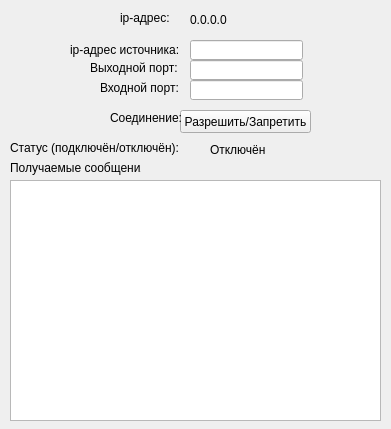
<?xml version="1.0" encoding="UTF-8"?>
<ui version="4.0">
 <class>ClientForm</class>
 <widget class="QWidget" name="ClientForm">
  <property name="geometry">
   <rect>
    <x>0</x>
    <y>0</y>
    <width>391</width>
    <height>429</height>
   </rect>
  </property>
  <property name="windowTitle">
   <string>Form</string>
  </property>
  <widget class="QLabel" name="label">
   <property name="geometry">
    <rect>
     <x>10</x>
     <y>160</y>
     <width>131</width>
     <height>16</height>
    </rect>
   </property>
   <property name="text">
    <string>Получаемые сообщения:</string>
   </property>
  </widget>
  <widget class="QLabel" name="label_2">
   <property name="geometry">
    <rect>
     <x>10</x>
     <y>140</y>
     <width>171</width>
     <height>16</height>
    </rect>
   </property>
   <property name="text">
    <string>Статус (подключён/отключён):</string>
   </property>
  </widget>
  <widget class="QLabel" name="label_3">
   <property name="geometry">
    <rect>
     <x>210</x>
     <y>140</y>
     <width>171</width>
     <height>20</height>
    </rect>
   </property>
   <property name="text">
    <string>Отключён</string>
   </property>
  </widget>
  <widget class="QLabel" name="label_4">
   <property name="geometry">
    <rect>
     <x>70</x>
     <y>40</y>
     <width>111</width>
     <height>20</height>
    </rect>
   </property>
   <property name="text">
    <string>ip-адрес источника:</string>
   </property>
  </widget>
  <widget class="QLabel" name="label_9">
   <property name="geometry">
    <rect>
     <x>100</x>
     <y>80</y>
     <width>81</width>
     <height>16</height>
    </rect>
   </property>
   <property name="text">
    <string>Входной порт:</string>
   </property>
  </widget>
  <widget class="QLabel" name="label_10">
   <property name="geometry">
    <rect>
     <x>90</x>
     <y>60</y>
     <width>91</width>
     <height>16</height>
    </rect>
   </property>
   <property name="text">
    <string>Выходной порт:</string>
   </property>
  </widget>
  <widget class="QPushButton" name="pushButton">
   <property name="geometry">
    <rect>
     <x>180</x>
     <y>110</y>
     <width>131</width>
     <height>23</height>
    </rect>
   </property>
   <property name="text">
    <string>Разрешить/Запретить</string>
   </property>
  </widget>
  <widget class="QLabel" name="label_7">
   <property name="geometry">
    <rect>
     <x>110</x>
     <y>110</y>
     <width>71</width>
     <height>16</height>
    </rect>
   </property>
   <property name="text">
    <string>Соединение:</string>
   </property>
  </widget>
  <widget class="QLineEdit" name="outputPort">
   <property name="geometry">
    <rect>
     <x>190</x>
     <y>60</y>
     <width>113</width>
     <height>20</height>
    </rect>
   </property>
  </widget>
  <widget class="QLineEdit" name="inputPort">
   <property name="geometry">
    <rect>
     <x>190</x>
     <y>80</y>
     <width>113</width>
     <height>20</height>
    </rect>
   </property>
  </widget>
  <widget class="QLineEdit" name="ipAddress">
   <property name="geometry">
    <rect>
     <x>190</x>
     <y>40</y>
     <width>113</width>
     <height>20</height>
    </rect>
   </property>
  </widget>
  <widget class="QTextEdit" name="textEdit">
   <property name="geometry">
    <rect>
     <x>10</x>
     <y>180</y>
     <width>371</width>
     <height>241</height>
    </rect>
   </property>
  </widget>
  <widget class="QLabel" name="label_5">
   <property name="geometry">
    <rect>
     <x>120</x>
     <y>10</y>
     <width>51</width>
     <height>16</height>
    </rect>
   </property>
   <property name="text">
    <string>ip-адрес:</string>
   </property>
  </widget>
  <widget class="QLabel" name="label_6">
   <property name="geometry">
    <rect>
     <x>190</x>
     <y>10</y>
     <width>111</width>
     <height>20</height>
    </rect>
   </property>
   <property name="text">
    <string>0.0.0.0</string>
   </property>
  </widget>
 </widget>
 <resources/>
 <connections/>
</ui>
